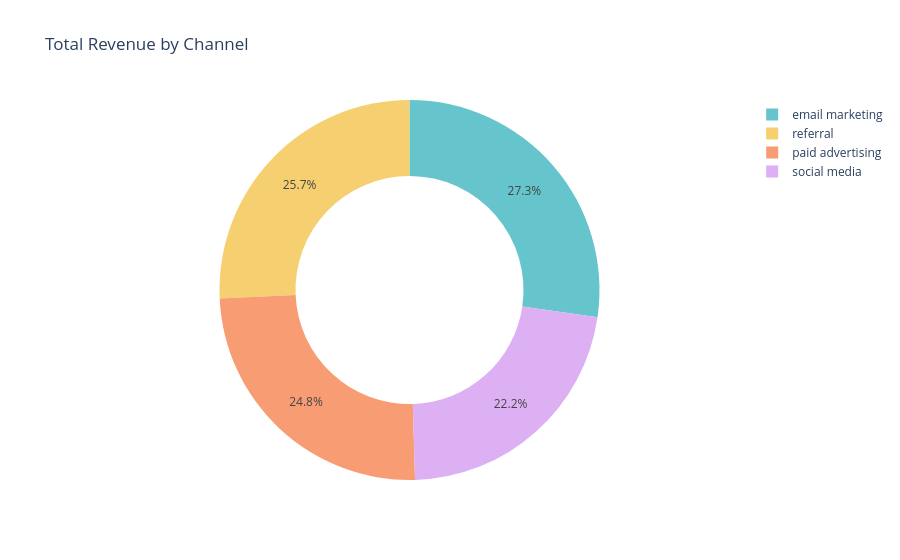

Notebook code cell kept with this figure:
### Code cell
revenue_by_channel = data.groupby('channel')['revenue'].sum().reset_index()

fig = px.pie(revenue_by_channel,
             values = 'revenue',
             names= 'channel', 
             title='Total Revenue by Channel',
             hole= 0.6,color_discrete_sequence=px.colors.qualitative.Pastel)
fig.show()

### Figure 1 — Plotly figure (JSON) as saved in the notebook; plotly's stock layout.template omitted (floating-point values rounded to 4 significant figures)
{"data": [{"domain": {"x": [0, 1], "y": [0, 1]}, "hole": 0.6, "hovertemplate": "channel=%{label}<br>revenue=%{value}<extra></extra>", "labels": ["email marketing", "paid advertising", "referral", "social media"], "legendgroup": "", "name": "", "showlegend": true, "type": "pie", "values": [604706, 548396, 569552, 492667]}], "layout": {"autosize": true, "legend": {"tracegroupgap": 0}, "piecolorway": ["rgb(102, 197, 204)", "rgb(246, 207, 113)", "rgb(248, 156, 116)", "rgb(220, 176, 242)", "rgb(135, 197, 95)", "rgb(158, 185, 243)", "rgb(254, 136, 177)", "rgb(201, 219, 116)", "rgb(139, 224, 164)", "rgb(180, 151, 231)", "rgb(179, 179, 179)"], "title": {"text": "Total Revenue by Channel"}}}
